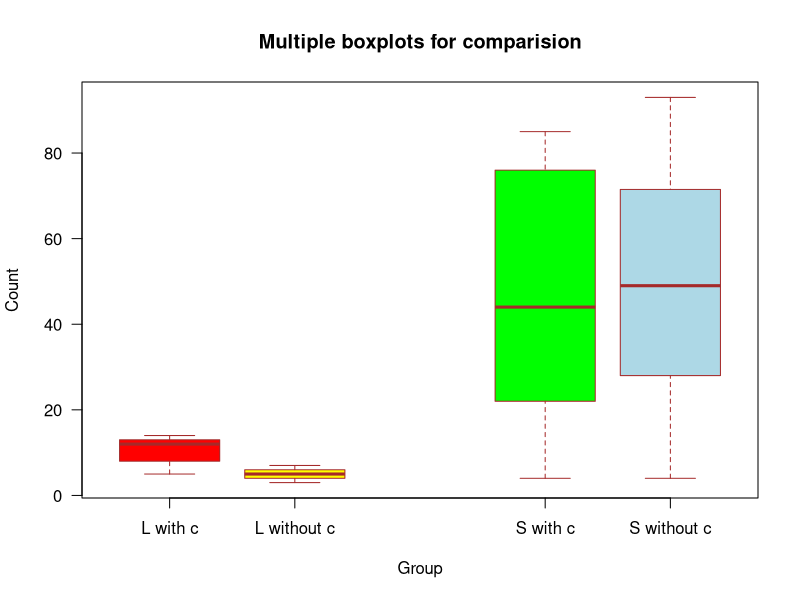

The R script that drew this image:
boxplot(sample(3:14, sample(1:9,1), replace=TRUE),sample(1:8, sample(1:9,1), replace=TRUE), sample(3:100, sample(1:24,1), replace=TRUE), sample(3:100, sample(1:24,1), replace=TRUE),
main = "Multiple boxplots for comparision",
at = c(1,2,4,5),
names = c("L with c", "L without c", "S with c", "S without c"),
las =1 ,
col = c("red","yellow","green","lightblue"),
border = "brown",
horizontal = FALSE,
notch = FALSE,
xlab = 'Group',
ylab = 'Count'
)
